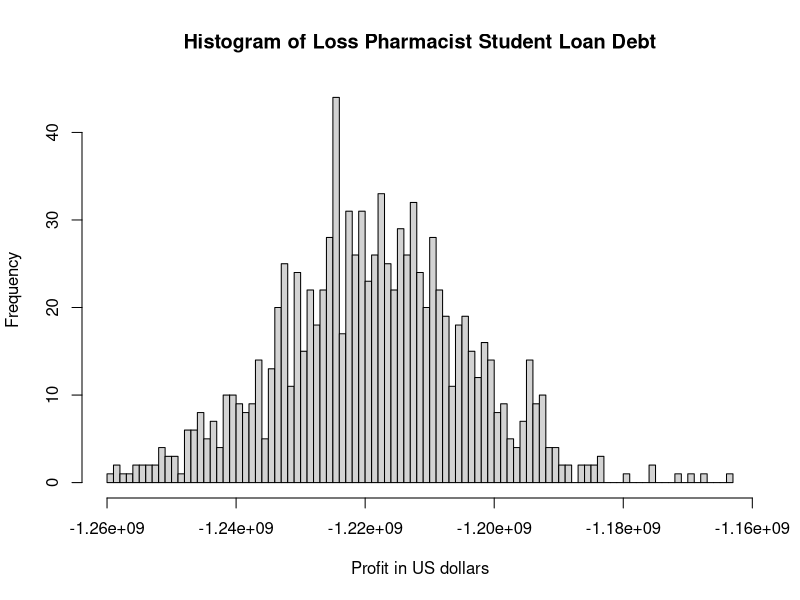

Write R code to recreate this figure. (Note: a time limit stopped this script after it produced the figure.)
## ---- chunk 1

# PACKAGES AND DEPENDENT CODE FROM CODE.RMD

library(readr)
library(knitr)
library(ggplot2)
library(dplyr)

library(ggpubr)


knitr::opts_chunk$set(dev = 'pdf')

## ---- chunk 2
loan <- 144000
default_rate <- 0.07
#approx around 7 years to pay all the loan back
default_loss <- -174115
n_loans <- 100000

# Monte Carlo method 
B <- 1000 # Number of iterations 
results <- replicate(B,{ 
    
        temp <-sample(c(0,default_loss),n_loans,
                      prob=c(1-default_rate, default_rate),
                      replace = TRUE) 
        sum(temp)})


## ---- chunk 3
cat("Calculation result:", n_loans * default_rate * default_loss, "\n")
cat("Monte Carlo result:",mean(results))
## ---- chunk 4
hist(results,breaks=100,xlab="Profit in US dollars", 
   main="Histogram of Loss Pharmacist Student Loan Debt")
## ---- chunk 5
#25% of the sudent debt, is help by active student

interest_rate <- 0.000    # Start with a 0% interest

result <- 0

proportion <- c(1-default_rate,default_rate)
while (result <= 0){ # Each iteration increases the interest rate until the bank's profit is greater than $0.
    interest_rate <- interest_rate + 0.001 # Increase interest by 0.1%, to find the interest rate to to set the profit to zero 
    result <- mean(replicate(B,{ #Monte Carlo Method
                        temp <- sample(c(loan*interest_rate,default_loss), n_loans, prob = proportion, replace = TRUE)
                        
                        sum(temp)
    }))
}

cat("Interest from Simulation:", interest_rate, "\n")

cat("Interest from Equation", -(default_loss * default_rate / (1-default_rate))/loan)

## ---- chunk 6
simu <- replicate(B,{temp <- sample(c(loan*0.092,default_loss), n_loans, prob = proportion, replace = TRUE)
                    sum(temp)
    })


#mean(simu <=0)

## ---- chunk 7
hist(simu,breaks=100,xlab="Profit in US dollars", 
   main="Histogram of Profit from Pharmacy Student")
